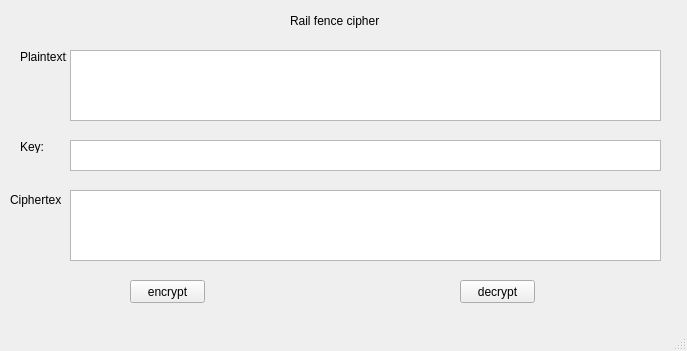
<?xml version="1.0" encoding="UTF-8"?>
<ui version="4.0">
 <class>MainWindow</class>
 <widget class="QMainWindow" name="MainWindow">
  <property name="geometry">
   <rect>
    <x>0</x>
    <y>0</y>
    <width>687</width>
    <height>351</height>
   </rect>
  </property>
  <property name="windowTitle">
   <string>MainWindow</string>
  </property>
  <widget class="QWidget" name="centralwidget">
   <widget class="QLabel" name="label_3">
    <property name="geometry">
     <rect>
      <x>20</x>
      <y>140</y>
      <width>47</width>
      <height>13</height>
     </rect>
    </property>
    <property name="text">
     <string>Key:</string>
    </property>
   </widget>
   <widget class="QLabel" name="label_2">
    <property name="geometry">
     <rect>
      <x>20</x>
      <y>50</y>
      <width>47</width>
      <height>13</height>
     </rect>
    </property>
    <property name="text">
     <string>Plaintext:</string>
    </property>
   </widget>
   <widget class="QPlainTextEdit" name="key_txt">
    <property name="geometry">
     <rect>
      <x>70</x>
      <y>140</y>
      <width>591</width>
      <height>31</height>
     </rect>
    </property>
   </widget>
   <widget class="QPushButton" name="btn_decrypt">
    <property name="geometry">
     <rect>
      <x>460</x>
      <y>280</y>
      <width>75</width>
      <height>23</height>
     </rect>
    </property>
    <property name="text">
     <string>decrypt</string>
    </property>
   </widget>
   <widget class="QPlainTextEdit" name="ciphertext_txt">
    <property name="geometry">
     <rect>
      <x>70</x>
      <y>190</y>
      <width>591</width>
      <height>71</height>
     </rect>
    </property>
   </widget>
   <widget class="QLabel" name="label">
    <property name="geometry">
     <rect>
      <x>290</x>
      <y>0</y>
      <width>171</width>
      <height>41</height>
     </rect>
    </property>
    <property name="text">
     <string>Rail fence cipher</string>
    </property>
   </widget>
   <widget class="QPlainTextEdit" name="plaintext_txt">
    <property name="geometry">
     <rect>
      <x>70</x>
      <y>50</y>
      <width>591</width>
      <height>71</height>
     </rect>
    </property>
   </widget>
   <widget class="QLabel" name="label_4">
    <property name="geometry">
     <rect>
      <x>10</x>
      <y>190</y>
      <width>51</width>
      <height>20</height>
     </rect>
    </property>
    <property name="text">
     <string>Ciphertext:</string>
    </property>
   </widget>
   <widget class="QPushButton" name="btn_encrypt">
    <property name="geometry">
     <rect>
      <x>130</x>
      <y>280</y>
      <width>75</width>
      <height>23</height>
     </rect>
    </property>
    <property name="text">
     <string>encrypt</string>
    </property>
   </widget>
  </widget>
  <widget class="QMenuBar" name="menubar">
   <property name="geometry">
    <rect>
     <x>0</x>
     <y>0</y>
     <width>687</width>
     <height>21</height>
    </rect>
   </property>
  </widget>
  <widget class="QStatusBar" name="statusbar"/>
 </widget>
 <resources/>
 <connections/>
</ui>
